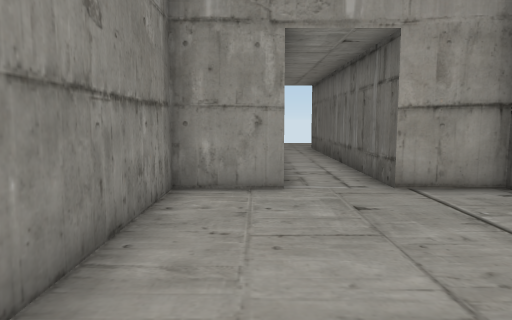
View 1 (above)

13 first-person views from a walk through a Unity game level. The camera is 1.2 m above the floor, tilts 6° down and sees 70° across. The floor is counted in squares, 1 m on a side. Each view is taken from the middle of a square. On the plan, view 1 faces up. The plan holds only what a view shows up to about 15 squares ahead; the rest is blank.

View 2
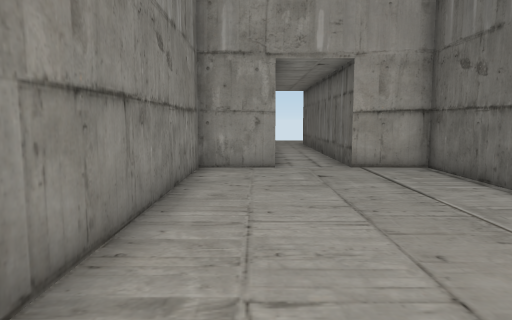

View 3
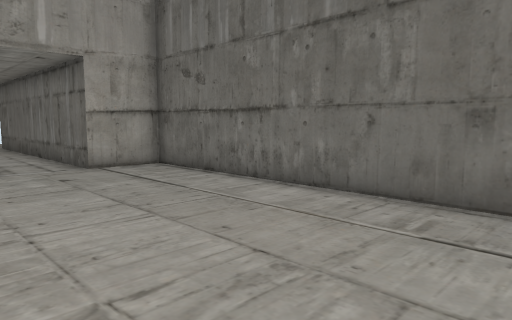

View 4
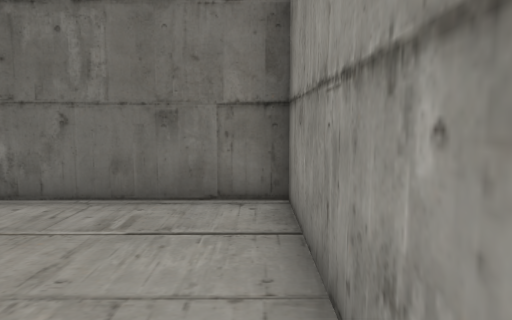

View 5
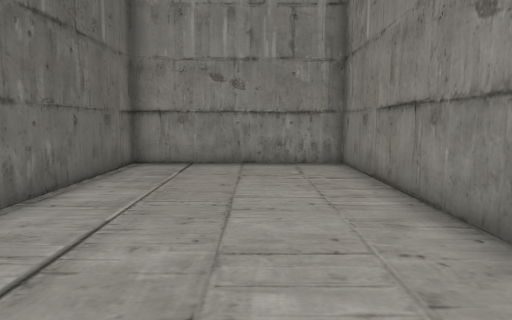

View 6
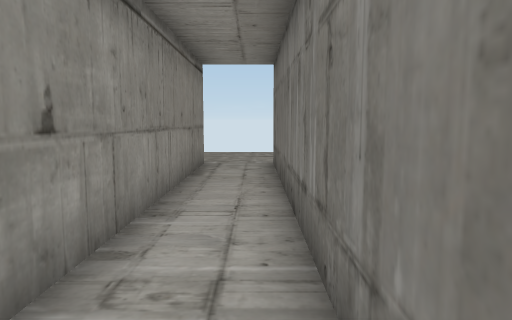

View 7
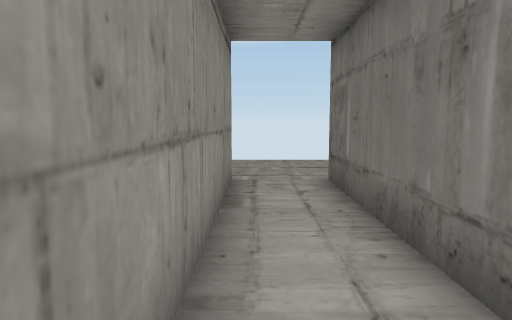

View 8
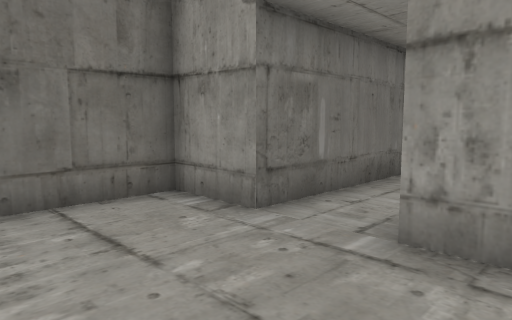

View 9
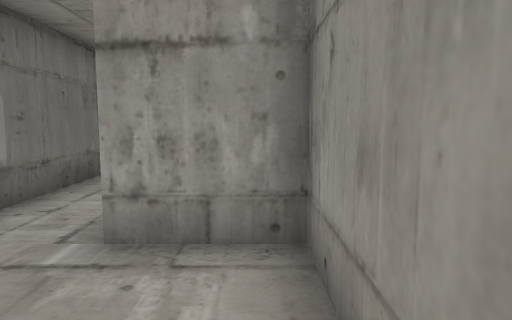

View 10
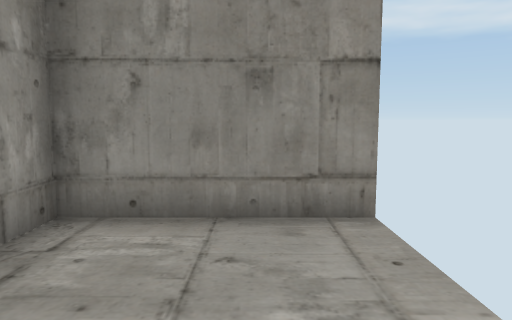

View 11
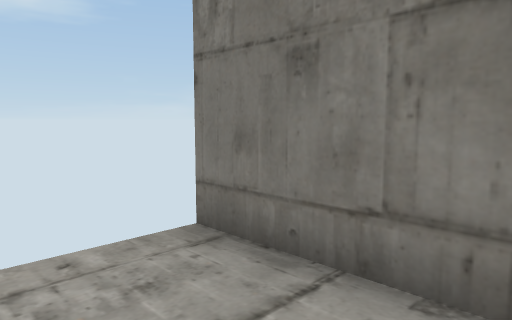

View 12
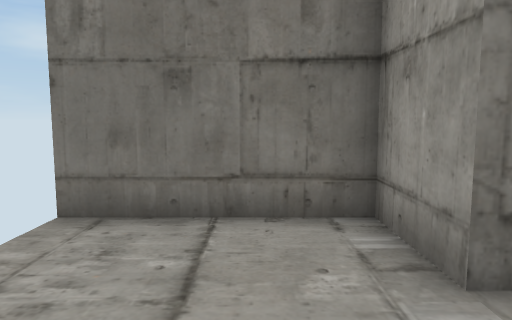

View 13
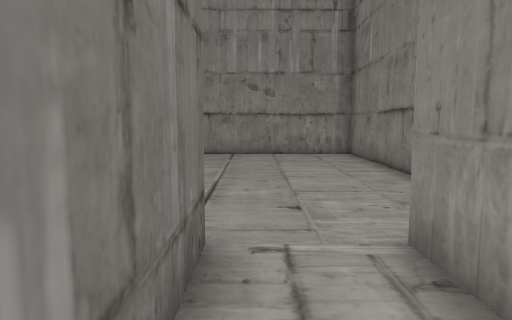

### Floor plan
Points are (right, up) in squares from view 1. A wall is a line through its corners. A room is listed if a view was taken in it or the views show most of it. See-through windows are left out.
Room 1 (views 1, 2, 3, 4, 6)
walls: (0.5, 6.5) (-1.5, 6.5) (-1.5, -3.5) (4.5, -3.5) (4.5, 6.5) (2.5, 6.5)
ways out: opening at (1.5, 7) to room 2
Room 2 (views 5, 7, 8, 9, 10, 11, 12, 13)
walls: (-1.5, 20.6) (-1.5, 16.5) (0.5, 16.5) (0.5, 6.5); (2.5, 6.5) (2.5, 16.5) (4.5, 16.5) (4.5, 20.5)
ways out: opening at (1.5, 7) to room 1

Where each view was taken, in squares from view 1:
view 1: 0 up, 0 right, facing up
view 2: 3 down, 0 right, facing up
view 3: 3 down, 1 left, facing up-right
view 4: 3 down, 1 left, facing right
view 5: 7 up, 1 right, facing down
view 6: 6 up, 2 right, facing up
view 7: 9 up, 1 right, facing up
view 8: 20 up, 1 left, facing down-right
view 9: 20 up, 1 left, facing down
view 10: 19 up, 3 right, facing left
view 11: 17 up, 2 right, facing up-right
view 12: 18 up, 0 right, facing right
view 13: 10 up, 2 right, facing down
